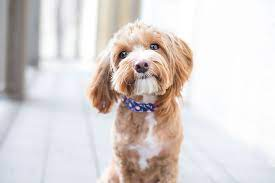
#> input picture photos/dog.jpg, 275 x 183 px
$ python cv4.py
#> lines starting #> are read from the running program, lines starting #| are printed output that depends on the picture; after the words box and inside, x2 and y2 are one past the last pixel; in counts of white or black regions, pixels touching at a corner belong together
#Drawing shapes and putting texts on image

import cv2 as cv
import numpy as np

img = cv.imread('photos/dog.jpg')
#> img is the input picture: shape (183, 275, 3); mean B, G, R 209.6, 210.9, 218.2
cv.imshow('Dog',img)

#Paint the image certain color

img[100:200,200:256] =255,0,0
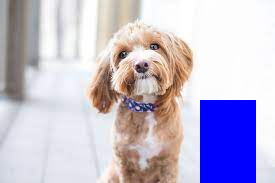
#> img: shape (183, 275, 3); 9.24% of pixels changed, all inside (x1, y1, x2, y2) = (200, 100, 256, 183)
cv.imshow('Blue',img)

img[:] =0,255,0
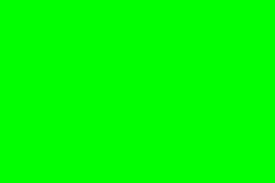
#> img: shape (183, 275, 3); mean B, G, R 0, 255, 0
cv.imshow('Green',img)

img[:] =0,0,255
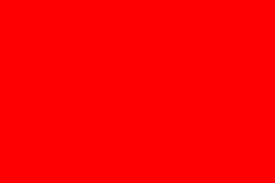
#> img: shape (183, 275, 3); mean B, G, R 0, 0, 255
cv.imshow('Red',img)

#Draw a rectangle
cv.rectangle(img,(0,0),(250,150),(0,255,0),thickness=-1)
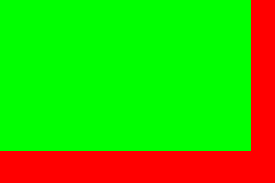
#> img: shape (183, 275, 3); mean B, G, R 0, 192, 63
cv.imshow('Rectange',img)

img = cv.imread('photos/dog.jpg')
cv.imshow('Dog',img)

#Draw a circle
cv.circle(img,(img.shape[0]//2,img.shape[1]//2),50,(255,0,0),thickness=3)
cv.imshow('Circle',img)

#Draw a line
cv.line(img,(0,0),(img.shape[0]//2,img.shape[1]//2),(255,0,0),thickness=2)
cv.imshow('Line',img)

#Writing text on image
cv.putText(img,'Hello',(img.shape[0]//2,img.shape[1]//2),fontFace=cv.FONT_HERSHEY_TRIPLEX,fontScale=1.0,color=(0,255,0),thickness=2)
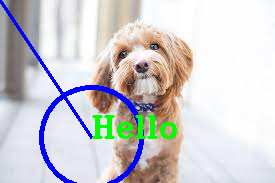
#> img: shape (183, 275, 3); mean B, G, R 208.7, 205.6, 207.4
cv.imshow('Text',img)

cv.waitKey(0)

$ run again, with photos/boston.jpg copied over photos/dog.jpg
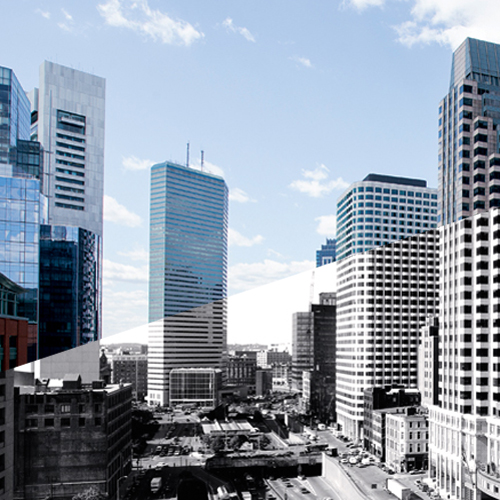
#> input picture photos/boston.jpg, 500 x 500 px
#> img is the input picture: shape (500, 500, 3); mean B, G, R 168.4, 154.6, 143.7
#> `img[100:200,200:256] =255,0,0`:
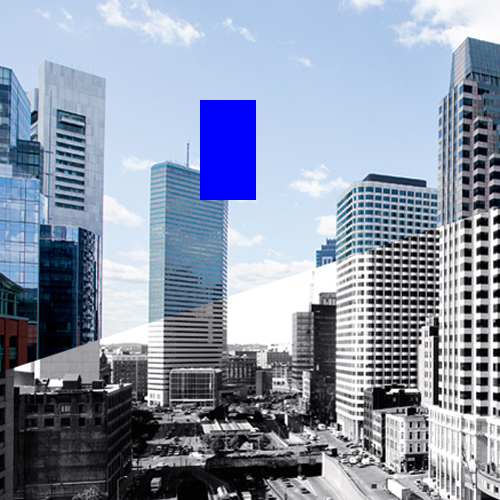
#> img: shape (500, 500, 3); 2.24% of pixels changed, all inside (x1, y1, x2, y2) = (200, 100, 256, 200)
#> `cv.putText(img,'Hello',(img.shape[0]//2,img.shape[1]//2),fontFace=cv.F..`:
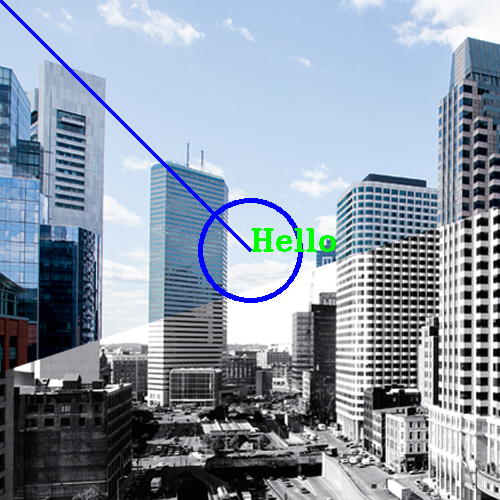
#> img: shape (500, 500, 3); mean B, G, R 167.9, 152.6, 141
